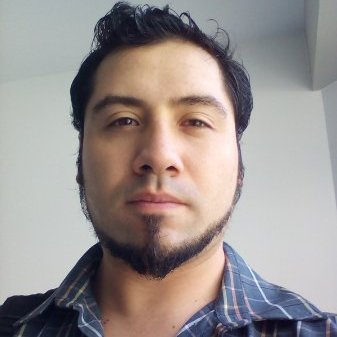
#> input picture images/bsaldivar_fron.jpg, 337 x 337 px; its folder holds only this picture in this run
$ jupyter execute --allow-errors eye_detector_opencv_haar.ipynb
#> lines starting #> are read from the running program, lines starting #| are printed output that depends on the picture; after the words box and inside, x2 and y2 are one past the last pixel; in counts of white or black regions, pixels touching at a corner belong together
[cell 1]
import numpy as np
import cv2
import os
import matplotlib.pyplot as plt
from cv2 import __version__
print(__version__)

eye_dir = './images/'
eye_list = []
eye_rect_list = []
eye_segment_list = []
for _ in os.listdir(eye_dir):
    if ".jpg" in _:
        fname=eye_dir+_
        eye_list.append(fname)

#Source face: https://raw.githubusercontent.com/opencv/opencv/master/data/haarcascades/haarcascade_frontalface_default.xml
#Source eye: https://raw.githubusercontent.com/opencv/opencv/master/data/haarcascades/haarcascade_eye.xml
face_cascade = cv2.CascadeClassifier(eye_dir+'haarcascade_frontalface_default.xml')
eye_cascade = cv2.CascadeClassifier(eye_dir+'haarcascade_eye.xml')

[cell 2]
for imgx in range(0,min(20,len(eye_list))):
    img = cv2.imread(eye_list[imgx])
#> img is the input picture: shape (337, 337, 3); mean B, G, R 144, 145.6, 153.5
    gray = cv2.cvtColor(img, cv2.COLOR_BGR2GRAY)
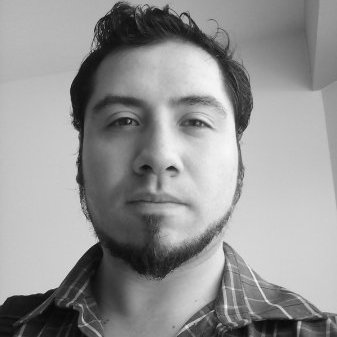
#> gray: shape (337, 337); min 5, max 248, mean 147.8
    faces = face_cascade.detectMultiScale(gray, 1.3, 5)
#> faces = [[66, 47, 189, 189]]
    for (x,y,w,h) in faces:
        cv2.rectangle(img,(x,y),(x+w,y+h),(255,0,0),2)
        roi_gray = gray[y:y+h, x:x+w]
        roi_color = img[y:y+h, x:x+w]
        eyes = eye_cascade.detectMultiScale(roi_gray)
        for (ex,ey,ew,eh) in eyes:
            cv2.rectangle(roi_color,(ex,ey),(ex+ew,ey+eh),(0,255,0),2)
#> this loop made 1 pass
#> (x, y, w, h, eyes) on pass 1: (66, 47, 189, 189, [[101, 51, 49, 49], [93, 108, 26, 26], [34, 52, 47, 47]])
#> pass 1, `roi_gray = gray[y:y+h, x:x+w]`:
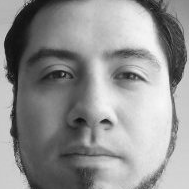
#> roi_gray: shape (189, 189); min 12, max 248, mean 145.6
#> pass 1, `roi_color = img[y:y+h, x:x+w]`:
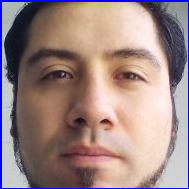
#> roi_color: shape (189, 189, 3); mean B, G, R 133, 134.8, 157.5
#> after the loop:
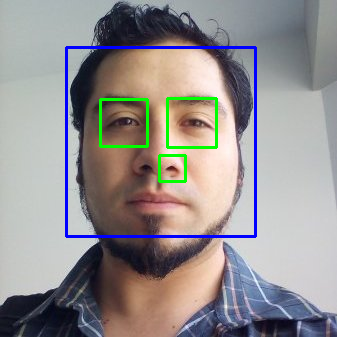
#> img: shape (337, 337, 3); 3.27% of pixels changed, all inside (x1, y1, x2, y2) = (65, 46, 257, 238)
#> after the loop:
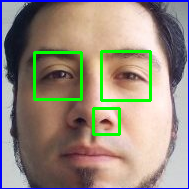
#> roi_color: shape (189, 189, 3); 4.06% of pixels changed, all inside (x1, y1, x2, y2) = (33, 50, 152, 136)
    fig = plt.figure(figsize=(12,9))
    plt.imshow(img)
    plt.show()
